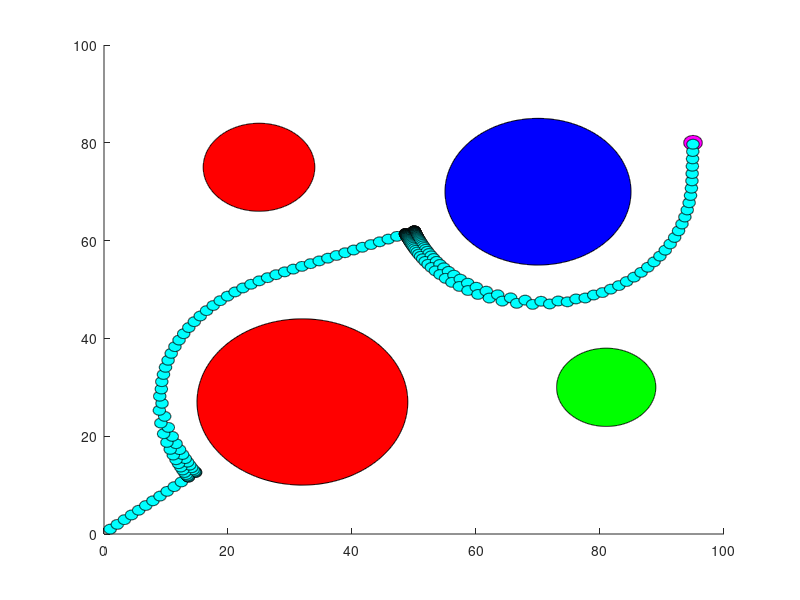

Write MATLAB code to recreate this figure.
function main
%obstical1
radius1 = 9;
cen1.x = 25;
cen1.y= 75;
t=0:0.01:2*pi;
global xo1;
xo1 = cen1.x+cos(t)*radius1;
global yo1;
yo1 = cen1.y+sin(t)*radius1;
%storing obstical1 as obst1 object
obst1 = {};
obst1{1}=cen1;
obst1{2} =radius1;
 
%obstical2
radius2 = 8;
cen2.x = 81;
cen2.y= 30;
t=0:0.01:2*pi;
global xo2;
xo2 = cen2.x+cos(t)*radius2;
global yo2;
yo2 = cen2.y+sin(t)*radius2;
%storing obstical2 as obst2 object
obst2 = {};
obst2{1}=cen2;
obst2{2} =radius2;
 
%obstical3
radius3 = 15;
cen3.x = 70;
cen3.y= 70;
t=0:0.01:2*pi;
global xo3;
xo3 = cen3.x+cos(t)*radius3;
global yo3;
yo3 = cen3.y+sin(t)*radius3;
%storing obstical3 as obst3 object
obst3 = {};
obst3{1}=cen3;
obst3{2} =radius3;
 
%obstical4
radius4 = 17;
cen4.x = 32;
cen4.y= 27;
t=0:0.01:2*pi;
global xo4;
xo4 = cen4.x+cos(t)*radius4;
global yo4;
yo4 = cen4.y+sin(t)*radius4;
%storing obstical4 as obst4 object
obst4 = {};
obst4{1} = cen4; 
obst4{2} =radius4;
 
%Plotting the workspace figure
%f1 = figure;
%rw = 10;
%xw = [0 100 100 0 0];
%xy = [0 0 100 100 0];
%plot(xw,xy),xlabel('Workspace'),axis([-5 105 -5 105 -5 105]);
hold on;
 
%define a goal point
goal.x = 95;
goal.y = 80;
%plotting goal point
r4 = 1.5;
cenx = goal.x;
ceny=goal.y;
t=0:0.01:2*pi;
xog = cenx+cos(t)*r4;
yog = ceny+sin(t)*r4;
patch(xog,yog,'m');
 
%define a start point
start.x = 1;
start.y = 1;
%plotting start point
r5 = 1.0;
cenx = start.x;
ceny=start.y;
t=0:0.01:2*pi;
xos = cenx+cos(t)*r5;
yos = ceny+sin(t)*r5;
patch(xos,yos,'c');
 
%drawing obstacles
patch(xo1,yo1,'r');
patch(xo2,yo2,'g');
patch(xo3,yo3,'b');
patch(xo4,yo4,'r');
 
%storing all obstacle objects in one single object
obstacles = {obst1,obst2,obst3,obst4};
 
%setting parameters for potentials calculation
k=10;           %for attractive potential           
m=10000000000;          %for repulsive potential
step = 1.5;         % step size to simulate the speed of robot
current = start;     % current position of robot
 
%check distance between goal and robot
distance = (current.x-goal.x)^2+(current.y-goal.y)^2;
 





while(distance > step)
    
    % calculating attractive and repulsive potentials & forces
    [xatt,yatt] = attractive_f(current,goal,k);  
    [xrep,yrep] = repulsive_f(current,obstacles,m);
    
    % resultant gradients in x and y direction
    dux = xatt-xrep;
    duy = yatt-yrep;
    direction = atan2(duy,dux);
    
    movx = step * cos(direction);
    movy = step * sin(direction);
    
    %updating the current position
    current.x = current.x + movx;
    current.y = current.y + movy;
    
    %plotting the updates position of robot
    xor = current.x+cos(t)*r5;
    yor = current.y+sin(t)*r5;
    patch(xor,yor,'c');
    % pause of 0.001s to visualize the progress
    pause(0.001);
    %check distance between goal and robot
    distance = (current.x-goal.x)^2+(current.y-goal.y)^2;
end
end
%End of main function

%function for finding attactive force
function  [Yatx,Yaty] = attractive_f(c,g,k)
    r = dist(c,g);
    angle = dir(c,g);
    Yatx=k*r*cos(angle);
    Yaty=k*r*sin(angle);
end
 
%function for finding repulsive force
function [xrep,yrep]=repulsive_f(c,obstacles,m)
  n = size(obstacles,2);
  thres = 10;
  for i=1:n
    obs = obstacles{i};
    center = obs{1};
    radi = obs{2};
    angle = dir(c,center);
    dis=dist(c,center);
    Po = radi + thres;
    if dis > Po
        x(i)=0;
        y(i)=0;
    else
    rep=m*(1/dis-1/Po)^2*1/(dis^2);
    x(i)=rep*cos(angle);
    y(i)=rep*sin(angle);
    end
  end
   xrep=sum(x);
   yrep=sum(y);
end
%Function for calculate directions
function distance = dist(c,g)
distance = sqrt((c.x-g.x)^2+(c.y-g.y)^2);
end

%Function for calculate robot direction
function direction = dir(c,g)
direction = atan2((g.y-c.y),(g.x-c.x));
end
